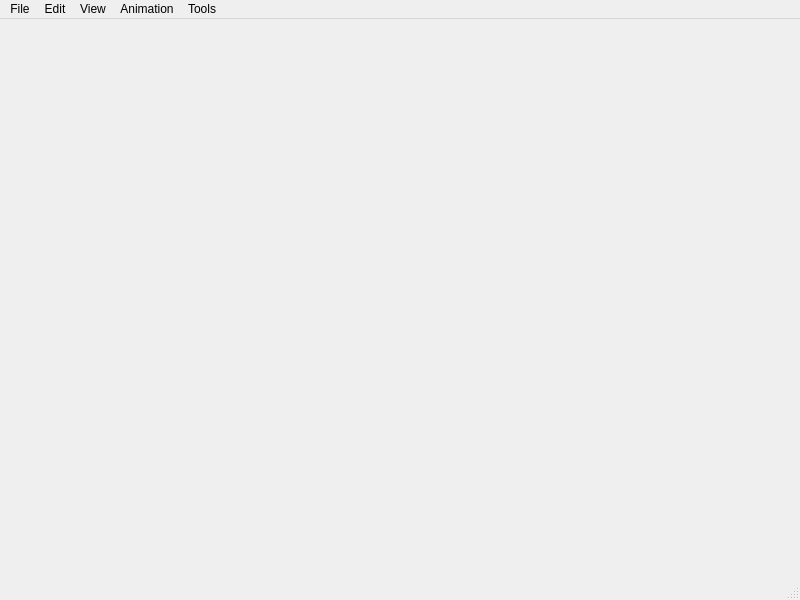
<?xml version="1.0" encoding="UTF-8"?>
<ui version="4.0">
 <class>MainWindow2</class>
 <widget class="QMainWindow" name="MainWindow2">
  <property name="geometry">
   <rect>
    <x>0</x>
    <y>0</y>
    <width>800</width>
    <height>600</height>
   </rect>
  </property>
  <property name="windowTitle">
   <string>MainWindow</string>
  </property>
  <widget class="QWidget" name="centralwidget"/>
  <widget class="QMenuBar" name="menubar">
   <property name="geometry">
    <rect>
     <x>0</x>
     <y>0</y>
     <width>800</width>
     <height>22</height>
    </rect>
   </property>
   <widget class="QMenu" name="menuFile">
    <property name="title">
     <string>File</string>
    </property>
    <widget class="QMenu" name="menuOpen_Recnt">
     <property name="title">
      <string>Open recent ..</string>
     </property>
     <addaction name="separator"/>
    </widget>
    <widget class="QMenu" name="menuImport">
     <property name="title">
      <string>Import</string>
     </property>
     <addaction name="separator"/>
     <addaction name="actionImport_Image"/>
     <addaction name="actionImport_Image_Sequence"/>
     <addaction name="actionImport_Movie"/>
     <addaction name="actionImport_Sound"/>
     <addaction name="separator"/>
     <addaction name="actionImport_Palette"/>
    </widget>
    <widget class="QMenu" name="menuExport">
     <property name="title">
      <string>Export</string>
     </property>
     <addaction name="separator"/>
     <addaction name="actionExport_X_sheet"/>
     <addaction name="actionExport_Image_Sequence"/>
     <addaction name="actionExport_Image"/>
     <addaction name="actionExport_Movie"/>
     <addaction name="actionExport_Svg_Image"/>
     <addaction name="separator"/>
     <addaction name="actionExport_Palette"/>
    </widget>
    <addaction name="actionNew"/>
    <addaction name="actionOpen"/>
    <addaction name="menuOpen_Recnt"/>
    <addaction name="actionSave"/>
    <addaction name="actionSave_as"/>
    <addaction name="separator"/>
    <addaction name="menuImport"/>
    <addaction name="menuExport"/>
    <addaction name="separator"/>
    <addaction name="actionPrint"/>
    <addaction name="separator"/>
    <addaction name="actionExit"/>
   </widget>
   <widget class="QMenu" name="menuEdit">
    <property name="title">
     <string>Edit</string>
    </property>
    <addaction name="actionUndo"/>
    <addaction name="actionRedo"/>
    <addaction name="separator"/>
    <addaction name="actionCut"/>
    <addaction name="actionCopy"/>
    <addaction name="actionPaste"/>
    <addaction name="actionDelete"/>
    <addaction name="separator"/>
    <addaction name="actionCrop"/>
    <addaction name="actionCrop_To_Selection"/>
    <addaction name="separator"/>
    <addaction name="actionSelect_All"/>
    <addaction name="actionDeselect_All"/>
    <addaction name="separator"/>
    <addaction name="actionPreference"/>
   </widget>
   <widget class="QMenu" name="menuView">
    <property name="title">
     <string>View</string>
    </property>
    <widget class="QMenu" name="menuOnion_Skin">
     <property name="title">
      <string>Onion Skin</string>
     </property>
     <addaction name="actionOnionPrevious"/>
     <addaction name="actionOnionNext"/>
    </widget>
    <addaction name="actionReset_Windows"/>
    <addaction name="actionReset_View"/>
    <addaction name="separator"/>
    <addaction name="actionZoom_In"/>
    <addaction name="actionZoom_Out"/>
    <addaction name="separator"/>
    <addaction name="actionRotate_Clockwise"/>
    <addaction name="actionRotate_Anticlosewise"/>
    <addaction name="separator"/>
    <addaction name="actionHorizontal_Flip"/>
    <addaction name="actionVertical_Flip"/>
    <addaction name="separator"/>
    <addaction name="actionPreview"/>
    <addaction name="separator"/>
    <addaction name="actionGrid"/>
    <addaction name="separator"/>
    <addaction name="menuOnion_Skin"/>
   </widget>
   <widget class="QMenu" name="menuAnimation">
    <property name="title">
     <string>Animation</string>
    </property>
    <addaction name="actionPlay"/>
    <addaction name="actionLoop"/>
    <addaction name="separator"/>
    <addaction name="actionNext_Frame"/>
    <addaction name="actionPrevious_Frame"/>
    <addaction name="separator"/>
    <addaction name="actionExtend_Frame"/>
    <addaction name="actionAdd_Frame"/>
    <addaction name="actionDuplicate_Frame"/>
    <addaction name="actionRemove_Frame"/>
   </widget>
   <widget class="QMenu" name="menuTools">
    <property name="title">
     <string>Tools</string>
    </property>
   </widget>
   <addaction name="menuFile"/>
   <addaction name="menuEdit"/>
   <addaction name="menuView"/>
   <addaction name="menuAnimation"/>
   <addaction name="menuTools"/>
  </widget>
  <widget class="QStatusBar" name="statusbar"/>
  <action name="actionNew">
   <property name="icon">
    <iconset resource="../../pencil.qrc">
     <normaloff>:/icons/new.png</normaloff>:/icons/new.png</iconset>
   </property>
   <property name="text">
    <string>New</string>
   </property>
  </action>
  <action name="actionOpen">
   <property name="icon">
    <iconset resource="../../pencil.qrc">
     <normaloff>:/icons/open.png</normaloff>:/icons/open.png</iconset>
   </property>
   <property name="text">
    <string>Open</string>
   </property>
  </action>
  <action name="actionSave">
   <property name="icon">
    <iconset resource="../../pencil.qrc">
     <normaloff>:/icons/save.png</normaloff>:/icons/save.png</iconset>
   </property>
   <property name="text">
    <string>Save</string>
   </property>
  </action>
  <action name="actionSave_as">
   <property name="icon">
    <iconset resource="../../pencil.qrc">
     <normaloff>:/icons/saveas.png</normaloff>:/icons/saveas.png</iconset>
   </property>
   <property name="text">
    <string>Save As ..</string>
   </property>
  </action>
  <action name="actionPrint">
   <property name="icon">
    <iconset resource="../../pencil.qrc">
     <normaloff>:/icons/printer3.png</normaloff>:/icons/printer3.png</iconset>
   </property>
   <property name="text">
    <string>Print</string>
   </property>
  </action>
  <action name="actionExit">
   <property name="icon">
    <iconset resource="../../pencil.qrc">
     <normaloff>:/icons/exit.png</normaloff>:/icons/exit.png</iconset>
   </property>
   <property name="text">
    <string>Exit</string>
   </property>
  </action>
  <action name="actionExport_X_sheet">
   <property name="text">
    <string>X-sheet ...</string>
   </property>
  </action>
  <action name="actionExport_Image_Sequence">
   <property name="text">
    <string>Image Sequence...</string>
   </property>
  </action>
  <action name="actionExport_Image">
   <property name="text">
    <string>Image...</string>
   </property>
  </action>
  <action name="actionExport_Movie">
   <property name="text">
    <string>Movie...</string>
   </property>
  </action>
  <action name="actionExport_Palette">
   <property name="text">
    <string>Palette...</string>
   </property>
  </action>
  <action name="actionExport_Svg_Image">
   <property name="text">
    <string>Svg Image...</string>
   </property>
  </action>
  <action name="actionImport_Image">
   <property name="text">
    <string>Image...</string>
   </property>
  </action>
  <action name="actionImport_Image_Sequence">
   <property name="text">
    <string>Image Sequence...</string>
   </property>
  </action>
  <action name="actionImport_Movie">
   <property name="text">
    <string>Movie...</string>
   </property>
  </action>
  <action name="actionImport_Sound">
   <property name="text">
    <string>Sound...</string>
   </property>
  </action>
  <action name="actionImport_Palette">
   <property name="text">
    <string>Palette...</string>
   </property>
  </action>
  <action name="actionUndo">
   <property name="icon">
    <iconset resource="../../pencil.qrc">
     <normaloff>:/icons/undo.png</normaloff>:/icons/undo.png</iconset>
   </property>
   <property name="text">
    <string>Undo</string>
   </property>
  </action>
  <action name="actionRedo">
   <property name="icon">
    <iconset resource="../../pencil.qrc">
     <normaloff>:/icons/redo.png</normaloff>:/icons/redo.png</iconset>
   </property>
   <property name="text">
    <string>Redo</string>
   </property>
  </action>
  <action name="actionCut">
   <property name="icon">
    <iconset resource="../../pencil.qrc">
     <normaloff>:/icons/cut.png</normaloff>:/icons/cut.png</iconset>
   </property>
   <property name="text">
    <string>Cut</string>
   </property>
  </action>
  <action name="actionCopy">
   <property name="icon">
    <iconset resource="../../pencil.qrc">
     <normaloff>:/icons/copy.png</normaloff>:/icons/copy.png</iconset>
   </property>
   <property name="text">
    <string>Copy</string>
   </property>
  </action>
  <action name="actionPaste">
   <property name="icon">
    <iconset resource="../../pencil.qrc">
     <normaloff>:/icons/paste.png</normaloff>:/icons/paste.png</iconset>
   </property>
   <property name="text">
    <string>Paste</string>
   </property>
  </action>
  <action name="actionCrop">
   <property name="text">
    <string>Crop</string>
   </property>
  </action>
  <action name="actionCrop_To_Selection">
   <property name="text">
    <string>Crop To Selection</string>
   </property>
  </action>
  <action name="actionSelect_All">
   <property name="text">
    <string>Select All</string>
   </property>
  </action>
  <action name="actionDeselect_All">
   <property name="text">
    <string>Deselect All</string>
   </property>
  </action>
  <action name="actionDelete">
   <property name="text">
    <string>Delete</string>
   </property>
  </action>
  <action name="actionPreference">
   <property name="text">
    <string>Preferences</string>
   </property>
  </action>
  <action name="actionReset_Windows">
   <property name="text">
    <string>Reset Windows</string>
   </property>
  </action>
  <action name="actionZoom_In">
   <property name="icon">
    <iconset resource="../../pencil.qrc">
     <normaloff>:/icons/magnify.png</normaloff>:/icons/magnify.png</iconset>
   </property>
   <property name="text">
    <string>Zoom In</string>
   </property>
  </action>
  <action name="actionZoom_Out">
   <property name="icon">
    <iconset resource="../../pencil.qrc">
     <normaloff>:/icons/magnify.png</normaloff>:/icons/magnify.png</iconset>
   </property>
   <property name="text">
    <string>Zoom Out</string>
   </property>
  </action>
  <action name="actionRotate_Clockwise">
   <property name="text">
    <string>Rotate Clockwise</string>
   </property>
  </action>
  <action name="actionRotate_Anticlosewise">
   <property name="text">
    <string>Rotate AntiClosewise</string>
   </property>
  </action>
  <action name="actionReset_View">
   <property name="text">
    <string>Reset View</string>
   </property>
  </action>
  <action name="actionHorizontal_Flip">
   <property name="icon">
    <iconset resource="../../pencil.qrc">
     <normaloff>:/icons/mirror.png</normaloff>:/icons/mirror.png</iconset>
   </property>
   <property name="text">
    <string>Horizontal Flip</string>
   </property>
  </action>
  <action name="actionVertical_Flip">
   <property name="icon">
    <iconset resource="../../pencil.qrc">
     <normaloff>:/icons/mirrorV.png</normaloff>:/icons/mirrorV.png</iconset>
   </property>
   <property name="text">
    <string>Vertical Flip</string>
   </property>
  </action>
  <action name="actionPreview">
   <property name="text">
    <string>Preview</string>
   </property>
  </action>
  <action name="actionGrid">
   <property name="text">
    <string>Grid</string>
   </property>
  </action>
  <action name="actionOnionPrevious">
   <property name="checkable">
    <bool>true</bool>
   </property>
   <property name="icon">
    <iconset resource="../../pencil.qrc">
     <normaloff>:/icons/onionPrev.png</normaloff>:/icons/onionPrev.png</iconset>
   </property>
   <property name="text">
    <string>Previous</string>
   </property>
  </action>
  <action name="actionOnionNext">
   <property name="checkable">
    <bool>true</bool>
   </property>
   <property name="icon">
    <iconset resource="../../pencil.qrc">
     <normaloff>:/icons/onionNext.png</normaloff>:/icons/onionNext.png</iconset>
   </property>
   <property name="text">
    <string>Next</string>
   </property>
  </action>
  <action name="actionPlay">
   <property name="icon">
    <iconset resource="../../pencil.qrc">
     <normaloff>:/icons/controls/play.png</normaloff>:/icons/controls/play.png</iconset>
   </property>
   <property name="text">
    <string>Play</string>
   </property>
  </action>
  <action name="actionLoop">
   <property name="checkable">
    <bool>true</bool>
   </property>
   <property name="icon">
    <iconset resource="../../pencil.qrc">
     <normaloff>:/icons/controls/loop.png</normaloff>:/icons/controls/loop.png</iconset>
   </property>
   <property name="text">
    <string>Loop</string>
   </property>
  </action>
  <action name="actionNext_Frame">
   <property name="icon">
    <iconset resource="../../pencil.qrc">
     <normaloff>:/icons/next.png</normaloff>:/icons/next.png</iconset>
   </property>
   <property name="text">
    <string>Next Frame</string>
   </property>
  </action>
  <action name="actionPrevious_Frame">
   <property name="icon">
    <iconset resource="../../pencil.qrc">
     <normaloff>:/icons/prev.png</normaloff>:/icons/prev.png</iconset>
   </property>
   <property name="text">
    <string>Previous Frame</string>
   </property>
  </action>
  <action name="actionExtend_Frame">
   <property name="text">
    <string>Extend Frame</string>
   </property>
  </action>
  <action name="actionAdd_Frame">
   <property name="icon">
    <iconset resource="../../pencil.qrc">
     <normaloff>:/icons/add.png</normaloff>:/icons/add.png</iconset>
   </property>
   <property name="text">
    <string>Add Frame</string>
   </property>
  </action>
  <action name="actionDuplicate_Frame">
   <property name="icon">
    <iconset resource="../../pencil.qrc">
     <normaloff>:/icons/controls/duplicate.png</normaloff>:/icons/controls/duplicate.png</iconset>
   </property>
   <property name="text">
    <string>Duplicate Frame</string>
   </property>
  </action>
  <action name="actionRemove_Frame">
   <property name="icon">
    <iconset resource="../../pencil.qrc">
     <normaloff>:/icons/remove.png</normaloff>:/icons/remove.png</iconset>
   </property>
   <property name="text">
    <string>Remove Frame</string>
   </property>
  </action>
 </widget>
 <resources>
  <include location="../../pencil.qrc"/>
 </resources>
 <connections/>
</ui>
